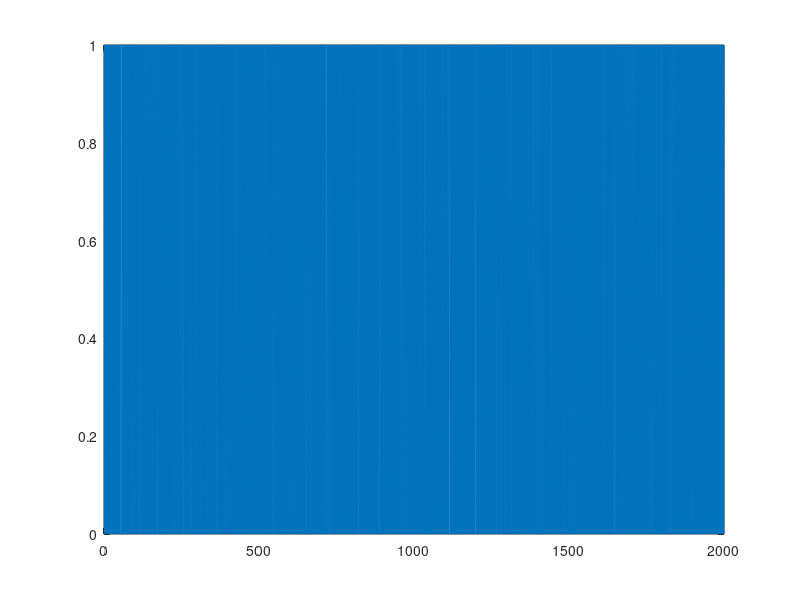

Source code (MATLAB): (Note: this script raises an error after producing the figure.)
clear
clc

% Parametre
alfa = 0.95;
beta = 0.95;
sample_size = 10;
pocet_generovanych = 2000;
stav = 1;
avg_lambda = 1.2;

counter_one = 0;
counter_zero = 0;

% generovanie sekvencie bitov
for i=1:pocet_generovanych
    if stav == 1
        data(i) = 1;
        counter_one = counter_one + 1;

        pravd = 1.*rand();
        if pravd >= (1 - alfa)
            stav = 0;
        end
    else
        data(i) = 0;
        counter_zero = counter_zero + 1;

        pravd = 1.*rand();
        if pravd >= (1-beta)
            stav = 1;
        end
    end
end

% samplovanie dat
sampled_data = zeros(1,pocet_generovanych/sample_size);

pom_sum = sum(data(1:sample_size));
sampled_data(1) = pom_sum;

for i=1:(pocet_generovanych/sample_size)-1
    pom_sum = sum(data((i*sample_size)+1:(i*sample_size)+sample_size));
    sampled_data(i+1) = pom_sum;
end


% Overenie ON/OFF generátora
pi1 = beta/(alfa + beta);
xd = counter_one/pocet_generovanych;
fprintf("KONTROLA GENERATORA\n");
fprintf("N1/pocet generovanych = π1\n");
fprintf("         %d = %d\n",xd,pi1);



% Výstupy
fig1 = plot(data);
title("MMRP pre " + pocet_generovanych + " bitov, α = "+alfa+" a β = "+beta);
xlabel('Počet bitov');
ylabel('1/0');
grid on
%saveas(fig1,sprintf('MMRP_alf=%.2f, bet=%.2f.fig',alfa,beta));
%saveas(fig1,sprintf('MMRP_alf=%.2f, bet=%.2f.png',alfa,beta));

figure

fig2 = plot(sampled_data);
title("Navzorkované dáta na "+sample_size+" ts, α = "+alfa+" a β = "+beta);
xlabel('Počet navzorkovaných dát');
ylabel('Počet jednotiek vo vzorkách');
grid on
ylim([0 10])
%saveas(fig2,sprintf('MMRP_sampled_alf=%.2f, bet=%.2f.fig',alfa,beta));
%saveas(fig2,sprintf('MMRP_sampled_alf=%.2f, bet=%.2f.png',alfa,beta));
